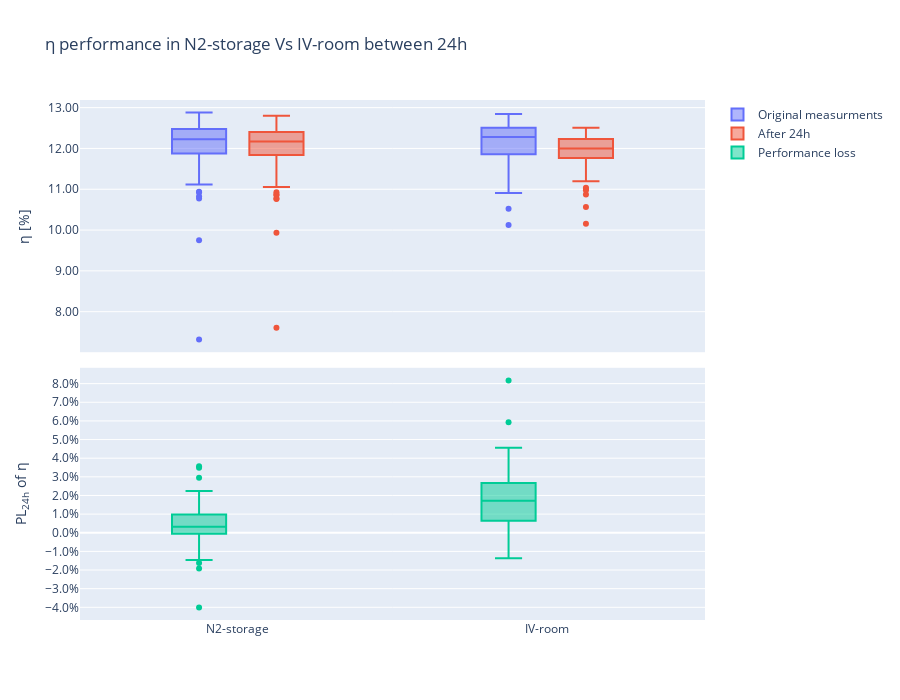

Notebook code cell kept with this figure:
### Markdown cell above
# Check η [%]

### Code cell
Cell_degradation_test_23_η = Cell_degradation_test_23[(Cell_degradation_test_23['PL-η'] < 0.1)&(Cell_degradation_test_23['PL-η'] > -0.1)]

fig_Cd_23_η = make_subplots(rows=2, cols=1,shared_xaxes = True,vertical_spacing=0.03)

fig_Cd_23_η.add_trace(
    go.Box(y=Cell_degradation_test_23_η['η [%]'], x = Cell_degradation_test_23_η["Storage"], 
           name = "Original measurments", offsetgroup = "A"),
    row=1, col=1
)

fig_Cd_23_η.add_trace(
    go.Box(y=Cell_degradation_test_23_η['η [%].1'], x = Cell_degradation_test_23_η["Storage"], 
           name = "After 24h", offsetgroup = "B"),
    row=1, col=1
)


fig_Cd_23_η.add_trace(
    go.Box(y=Cell_degradation_test_23_η['PL-η'], x = Cell_degradation_test_23_η["Storage"], 
           name = "Performance loss", offsetgroup = "A"),
    row=2, col=1
)

fig_Cd_23_η.update_layout(title = "η performance in N2-storage Vs IV-room between 24h",
                     boxmode='group', height=700, width=900,
                     boxgap=0.5,
                     yaxis=dict(title="η [%]", tickformat=".2f"),
                     yaxis2=dict(title="PL<sub>24h</sub> of η" ,dtick=0.01,tickformat = ',.1%')
                    ) 
fig_Cd_23_η.show()
fig_Cd_23_η.write_image("3.4.1 η performance in N2-storage Vs IV-room between 24h.png", scale=3, width=900, height=600)

### Figure 1 — Plotly figure (JSON) as saved in the notebook; plotly's stock layout.template omitted (floating-point values rounded to 4 significant figures; data arrays with more than 128 entries replaced by an {"elided": "..."} marker saying what was removed)
{"data": [{"name": "Original measurments", "offsetgroup": "A", "type": "box", "x": {"elided": "139 str values"}, "xaxis": "x", "y": {"elided": "139 float values"}, "yaxis": "y"}, {"name": "After 24h", "offsetgroup": "B", "type": "box", "x": {"elided": "139 str values"}, "xaxis": "x", "y": {"elided": "139 float values"}, "yaxis": "y"}, {"name": "Performance loss", "offsetgroup": "A", "type": "box", "x": {"elided": "139 str values"}, "xaxis": "x2", "y": {"elided": "139 float values"}, "yaxis": "y2"}], "layout": {"boxgap": 0.5, "boxmode": "group", "height": 700, "title": {"text": "η performance in N2-storage Vs IV-room between 24h"}, "width": 900, "xaxis": {"anchor": "y", "domain": [0, 1], "matches": "x2", "showticklabels": false}, "xaxis2": {"anchor": "y2", "domain": [0, 1]}, "yaxis": {"anchor": "x", "domain": [0.515, 1], "tickformat": ".2f", "title": {"text": "η [%]"}}, "yaxis2": {"anchor": "x2", "domain": [0, 0.485], "dtick": 0.01, "tickformat": ",.1%", "title": {"text": "PL<sub>24h</sub> of η"}}}}
